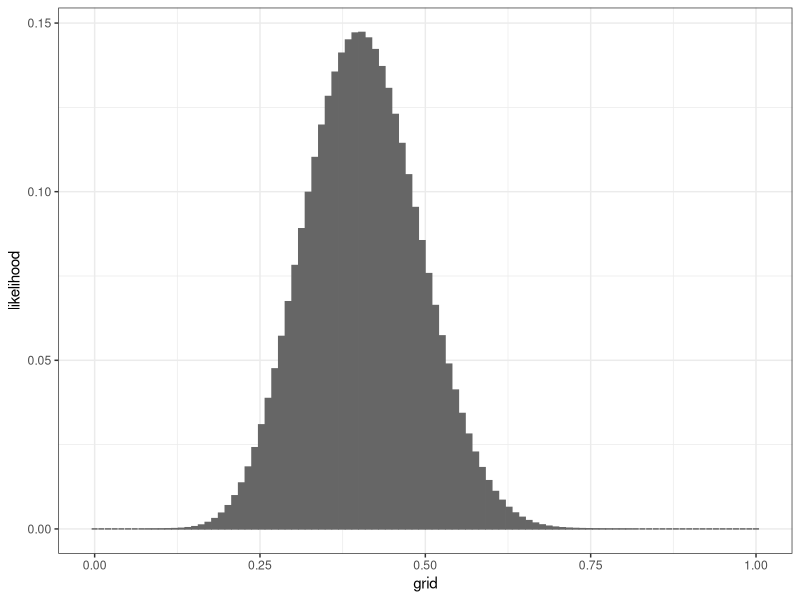
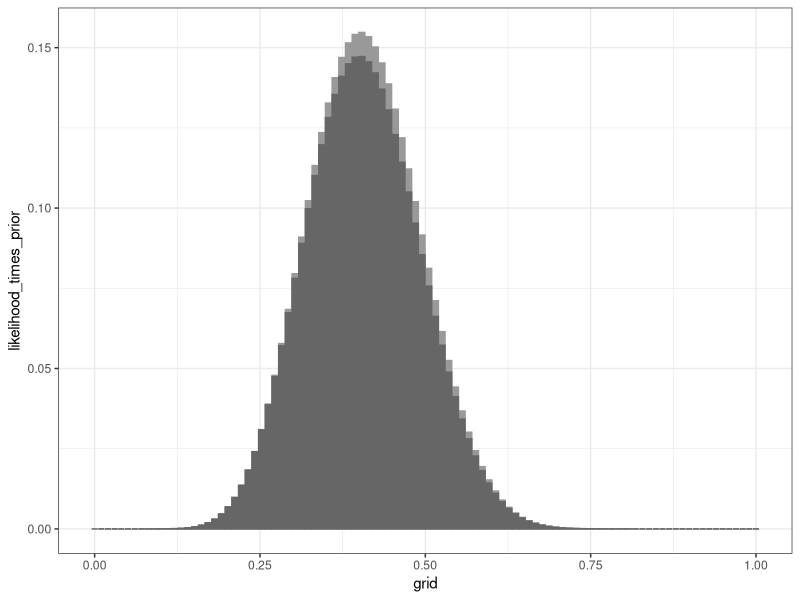
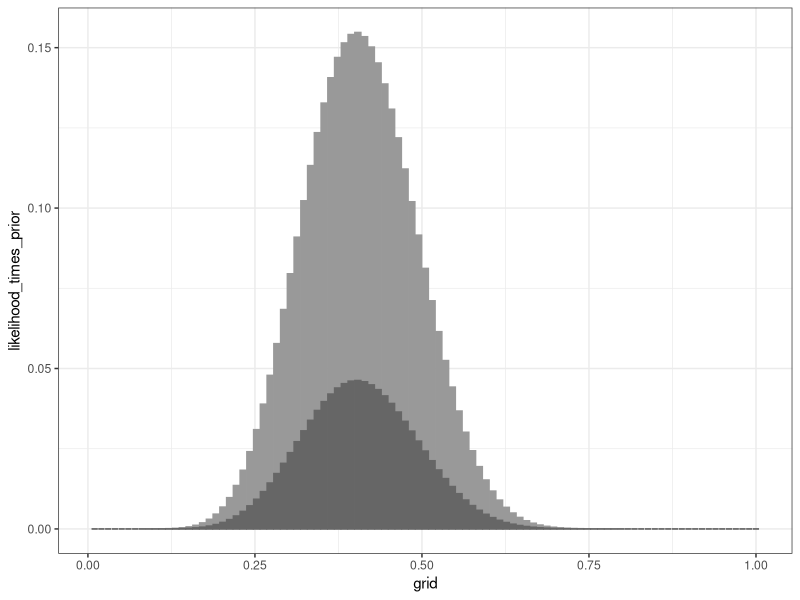
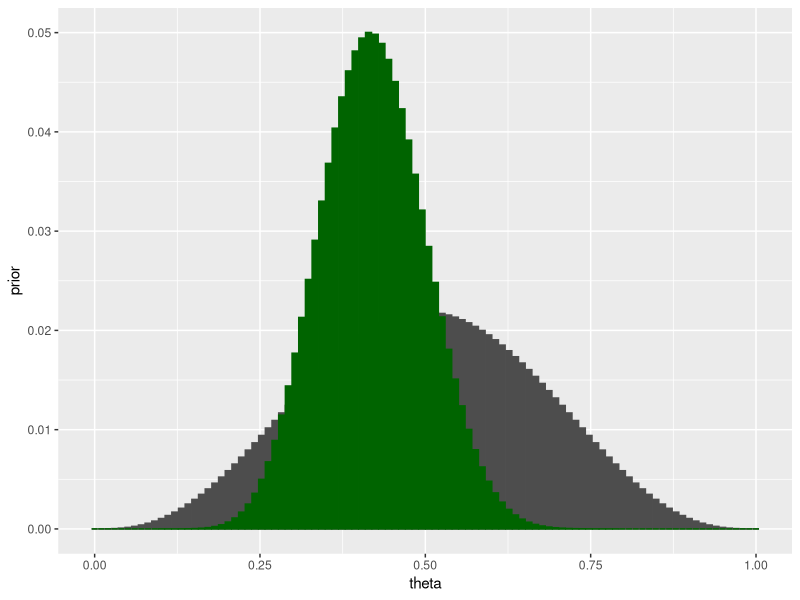
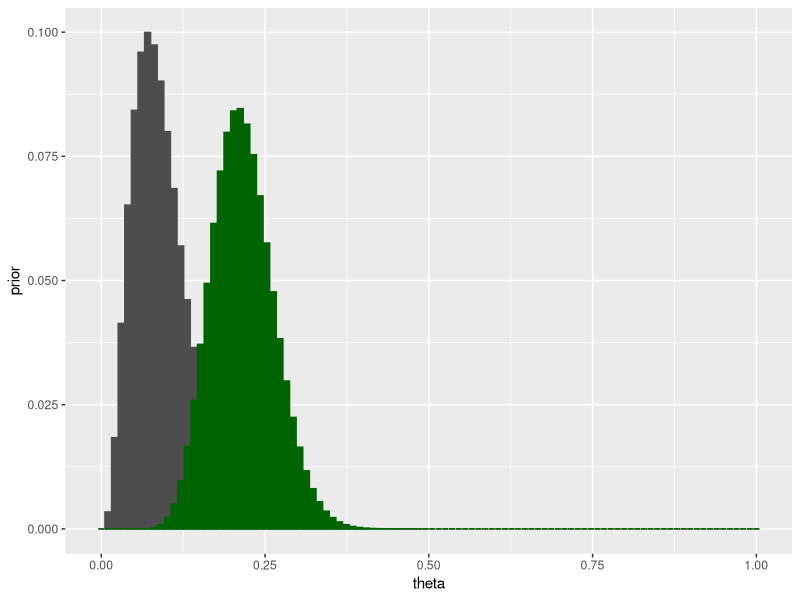
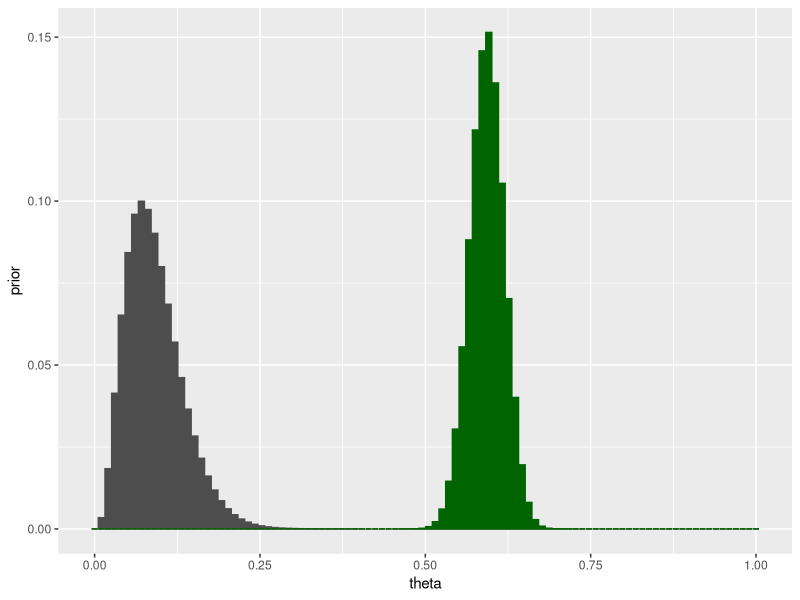

Write the R code that produced these figures, in order.
## ---- chunk 1
## First set up the grid. We will take 100 points from 0 to 1. Next we shall assign a uniform prior across the grid.

grid_results <- data.frame(grid = seq(from = 0, to = 1, length.out = 100))

## ---- chunk 2

likelihood_function <- function (n_head, n_total, p_head){
  likelihood <- choose(n_total, n_head) * p_head ^ n_head * (1 - p_head) ^ (n_total - n_head)
  likelihood
}

likelihood_function(n_head = 12, n_total = 30, p_head = 0.5)

## ---- chunk 3
## Lets get the likelihoods into the table
library(dplyr)
library(ggplot2)

grid_results <- grid_results %>%
  mutate(likelihood = likelihood_function(12, 30, grid))


##At this stafe we can plot the likelihood function
grid_results %>%
  ggplot(aes(x = grid, y = likelihood)) +
  geom_bar(stat = "identity", color = "grey40", fill = "grey40") +
  theme_bw()
  

## ---- chunk 4
grid_results <- grid_results %>%
  mutate(
    prior = dbeta(grid, grid, 2, 2),
    likelihood_times_prior = likelihood * prior)


grid_results %>%
  ggplot(aes(x = grid)) +
  geom_bar(aes(y = likelihood_times_prior), stat = "identity", color = "grey60", fill = "grey60") +
    geom_bar(aes(y = likelihood), stat = "identity", color = "grey40", fill = "grey40") +
  theme_bw()

## ---- chunk 5
denominator <- sum(grid_results$likelihood_times_prior, na.rm = TRUE)

grid_results <- grid_results %>%
  mutate(posterior = likelihood_times_prior / denominator)

## Check posterior sums to one
sum(grid_results$posterior, na.rm = TRUE)

grid_results %>%
  ggplot(aes(x = grid)) +
  geom_bar(aes(y = likelihood_times_prior), stat = "identity", color = "grey60", fill = "grey60") +
    geom_bar(aes(y = posterior), stat = "identity", color = "grey40", fill = "grey40") +
  theme_bw()

## ---- chunk 6

library(dplyr)
library(ggplot2)

calculate_likelihood <- function (n_s, n_t, p_s){
  # Function to calculate likelihood on Bernoulli trials (P(ns|ps))
  # n_s = number successes; n_t = total trials; p_s = prob of success on trial
  # Returns P(n_s|p_s)
  # Assumes n_s, n_t are integers; p_s is probability
  
  likelihood <- choose(n_t, n_s) * p_s ^ n_s * (1 - p_s) ^ (n_t - n_s)
  likelihood
}

approximate_binomial_grid <- function(n_s, n_t, prior_a, prior_b){
  #n_s = n_success; n_t = total Bernoulli trials; prior = params for beta distrib
  #Function returns a data frame with the grid points (theta), prior and posterior distribs
  #Function assumes all inputs are integers
  
  grid_results <- data.frame(theta = seq(from = 0, to = 1, length.out = 100)) %>%
     mutate(
       likelihood = calculate_likelihood(n_s, n_t, theta),
       prior = dbeta(theta, prior_a, prior_b),
       likelihood_times_prior = likelihood * prior
       )
  
  norm_constant <- sum(grid_results$likelihood_times_prior, na.rm = TRUE)
  
  grid_results <- grid_results %>%
    mutate(posterior = likelihood_times_prior / norm_constant) %>%
    select(theta, prior, posterior)
  
  grid_results
}


# Test 1
approximate_binomial_grid(12, 30, 4, 4) %>%
  mutate(prior = prior/100) %>% #scale prior for visualization
  ggplot(aes(x = theta)) +
  geom_bar(aes(y = prior), stat = "identity", color = "gray30", fill = "gray30") +
  geom_bar(aes(y = posterior), stat = "identity", color = "darkgreen", fill = "darkgreen")

approximate_binomial_grid(12, 30, 4, 40) %>%
  mutate(prior = prior/100) %>% #scale prior for visualization
  ggplot(aes(x = theta)) +
  geom_bar(aes(y = prior), stat = "identity", color = "gray30", fill = "gray30") +
  geom_bar(aes(y = posterior), stat = "identity", color = "darkgreen", fill = "darkgreen")

approximate_binomial_grid(200, 300, 4, 40) %>%
  mutate(prior = prior/100) %>% #scale prior for visualization
  ggplot(aes(x = theta)) +
  geom_bar(aes(y = prior), stat = "identity", color = "gray30", fill = "gray30") +
  geom_bar(aes(y = posterior), stat = "identity", color = "darkgreen", fill = "darkgreen")



##Test 2
sum(approximate_binomial_grid(12, 30, 4, 4)$posterior)
sum(approximate_binomial_grid(12, 30, 4, 40)$posterior)
sum(approximate_binomial_grid(200, 300, 4, 40)$posterior)
#Check if probs sum to 1


